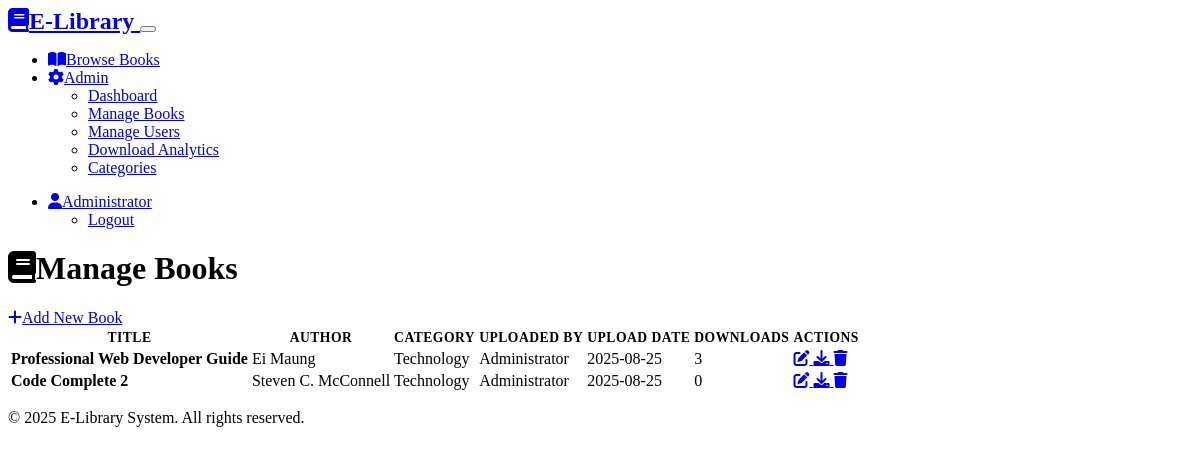
Screenshot of /admin/books (signed in) with the database file from the repository.
### models.py (models this page shows, shortened)
class User(UserMixin, db.Model):
    __tablename__ = 'users'
    id = db.Column(db.Integer, primary_key=True)
    username = db.Column(db.String(80), unique=True, nullable=False)
    email = db.Column(db.String(120), unique=True, nullable=False)
    full_name = db.Column(db.String(200), nullable=False)
    password_hash = db.Column(db.String(256), nullable=False)
    is_admin = db.Column(db.Boolean, default=False, nullable=False)
    created_at = db.Column(db.DateTime, default=datetime.utcnow)
    last_login = db.Column(db.DateTime)
    uploads = db.relationship('Book', backref='uploader_user', lazy=True, foreign_keys='Book.uploaded_by')
    downloads = db.relationship('Download', backref='user', lazy=True)

class Book(db.Model):
    __tablename__ = 'books'
    id = db.Column(db.Integer, primary_key=True)
    title = db.Column(db.String(200), nullable=False)
    author = db.Column(db.String(200), nullable=False)
    description = db.Column(db.Text)
    filename = db.Column(db.String(255), nullable=False)
    file_path = db.Column(db.String(500), nullable=False)
    file_size = db.Column(db.Integer)  # in bytes
    cover_image = db.Column(db.String(255))  # cover image filename
    cover_path = db.Column(db.String(500))   # full path to cover image
    uploaded_at = db.Column(db.DateTime, default=datetime.utcnow)
    category_id = db.Column(db.Integer, db.ForeignKey('categories.id'), nullable=False)
    uploaded_by = db.Column(db.Integer, db.ForeignKey('users.id'), nullable=False)
    downloads = db.relationship('Download', backref='book', lazy=True, cascade='all, delete-orphan')
    @property
    def download_count(self):
        return len(self.downloads)

class Category(db.Model):
    __tablename__ = 'categories'
    id = db.Column(db.Integer, primary_key=True)
    name = db.Column(db.String(100), unique=True, nullable=False)
    description = db.Column(db.Text)
    created_at = db.Column(db.DateTime, default=datetime.utcnow)
    books = db.relationship('Book', backref='category', lazy=True)

### routes.py (the view)
@app.route('/admin/books')
@login_required
def admin_books():
    if not current_user.is_admin:
        flash('Access denied. Admin privileges required.', 'danger')
        return redirect(url_for('index'))
    page = request.args.get('page', 1, type=int)
    books = Book.query.order_by(Book.uploaded_at.desc()).paginate(
        page=page, per_page=10, error_out=False)
    return render_template('admin/books.html', books=books)

### app.py (called while the page is built)
@login_manager.user_loader
def load_user(user_id):
    from models import User
    return User.query.get(int(user_id))

### templates/admin/books.html (shortened to what this page needs)
{% extends "base.html" %}
{% block content %}
<div class="row">
    <div class="col-12">
        <div class="d-flex justify-content-between align-items-center mb-4">
            <h1>
                <i class="fas fa-book me-2"></i>Manage Books
            </h1>
            <a href="{{ url_for('admin_add_book') }}" class="btn btn-primary">
                <i class="fas fa-plus me-2"></i>Add New Book
            </a>
        </div>
    </div>
</div>
<div class="row">
    <div class="col-12">
        <div class="card">
            <div class="card-body">
                {% if books.items %}
                <div class="table-responsive">
                    <table class="table table-striped">
                        <thead>
                            <tr>
                                <th>Title</th>
                                <th>Author</th>
                                <th>Category</th>
                                <th>Uploaded By</th>
                                <th>Upload Date</th>
                                <th>Downloads</th>
                                <th>Actions</th>
                            </tr>
                        </thead>
                        <tbody>
                            {% for book in books.items %}
                            <tr>
                                <td>
                                    <strong>{{ book.title }}</strong>
                                </td>
                                <td>{{ book.author }}</td>
                                <td>
                                    <span class="badge bg-secondary">{{ book.category.name }}</span>
                                </td>
                                <td>{{ book.uploader_user.full_name }}</td>
                                <td>{{ book.uploaded_at.strftime('%Y-%m-%d') }}</td>
                                <td>
                                    <span class="badge bg-info">{{ book.download_count }}</span>
                                </td>
                                <td>
                                    <div class="btn-group btn-group-sm" role="group">
                                        <a href="{{ url_for('admin_edit_book', id=book.id) }}" class="btn btn-outline-primary">
                                            <i class="fas fa-edit"></i>
                                        </a>
                                        <a href="{{ url_for('download_book', book_id=book.id) }}" class="btn btn-outline-success">
                                            <i class="fas fa-download"></i>
                                        </a>
                                        <a href="{{ url_for('admin_delete_book', id=book.id) }}"
                                           class="btn btn-outline-danger"
                                           onclick="return confirm('Are you sure you want to delete this book?')">
                                            <i class="fas fa-trash"></i>
                                        </a>
                                    </div>
                                </td>
                            </tr>
                            {% endfor %}
                        </tbody>
                    </table>
                </div>
                {% endif %}
            </div>
        </div>
    </div>
</div>
{% endblock %}

### templates/base.html (shortened to what this page needs)
<!DOCTYPE html>
<html lang="en" data-bs-theme="dark">
<head>
    <link href="https://cdn.replit.com/agent/bootstrap-agent-dark-theme.min.css" rel="stylesheet">
    <link href="https://cdnjs.cloudflare.com/ajax/libs/font-awesome/6.0.0/css/all.min.css" rel="stylesheet">
    <link href="{{ url_for('static', filename='css/style.css') }}" rel="stylesheet">
</head>
<body>
    <nav class="navbar navbar-expand-lg navbar-dark bg-dark">
        <div class="container">
            <a class="navbar-brand" href="{{ url_for('index') }}">
                <i class="fas fa-book me-2"></i>E-Library
            </a>
            <button class="navbar-toggler" type="button" data-bs-toggle="collapse" data-bs-target="#navbarNav">
            </button>
            <div class="collapse navbar-collapse" id="navbarNav">
                <ul class="navbar-nav me-auto">
                    <li class="nav-item">
                        <a class="nav-link" href="{{ url_for('books') }}">
                            <i class="fas fa-book-open me-1"></i>Browse Books
                        </a>
                    </li>
                    {% if current_user.is_authenticated and current_user.is_admin %}
                    <li class="nav-item dropdown">
                        <a class="nav-link dropdown-toggle" href="#" id="adminDropdown" role="button" data-bs-toggle="dropdown">
                            <i class="fas fa-cog me-1"></i>Admin
                        </a>
                        <ul class="dropdown-menu">
                            <li><a class="dropdown-item" href="{{ url_for('admin_dashboard') }}">Dashboard</a></li>
                            <li><a class="dropdown-item" href="{{ url_for('admin_books') }}">Manage Books</a></li>
                            <li><a class="dropdown-item" href="{{ url_for('admin_users') }}">Manage Users</a></li>
                            <li><a class="dropdown-item" href="{{ url_for('admin_downloads') }}">Download Analytics</a></li>
                            <li><a class="dropdown-item" href="{{ url_for('admin_categories') }}">Categories</a></li>
                        </ul>
                    </li>
                    {% endif %}
                </ul>
                <ul class="navbar-nav">
                    {% if current_user.is_authenticated %}
                    <li class="nav-item dropdown">
                        <a class="nav-link dropdown-toggle" href="#" id="userDropdown" role="button" data-bs-toggle="dropdown">
                            <i class="fas fa-user me-1"></i>{{ current_user.full_name }}
                        </a>
                        <ul class="dropdown-menu dropdown-menu-end">
                            <li><a class="dropdown-item" href="{{ url_for('logout') }}">Logout</a></li>
                        </ul>
                    </li>
                    {% else %}
                    <li class="nav-item">
                        <a class="nav-link" href="{{ url_for('login') }}">
                            <i class="fas fa-sign-in-alt me-1"></i>Login
                        </a>
                    </li>
                    {% endif %}
                </ul>
            </div>
        </div>
    </nav>
    <main class="py-4">
        <div class="container">
            {% block content %}{% endblock %}
        </div>
    </main>
    <footer class="bg-dark text-light py-4 mt-5">
        <div class="container text-center">
            <p>&copy; 2025 E-Library System. All rights reserved.</p>
        </div>
    </footer>
</body>
</html>

### static/css/style.css (style rules this page uses)
.card { transition: transform 0.2s ease-in-out, box-shadow 0.2s ease-in-out; }
.navbar-brand { font-weight: bold; font-size: 1.5rem; }
.table th { font-weight: 600; text-transform: uppercase; font-size: 0.85rem; letter-spacing: 0.5px; }
.btn { font-weight: 500; transition: all 0.2s ease-in-out; }
.badge { font-weight: 500; }
[data-bs-theme="dark"] .card { background-color: var(--bs-dark); border-color: var(--bs-border-color); }

### rows the page displays
User: full_name "Administrator"
Book: title "Professional Web Developer Guide", author "Ei Maung", category.name "Technology", uploader_user.full_name "Administrator", uploaded_at "2025-08-25", download_count "3"
Book: title "Code Complete 2", author "Steven C. McConnell", category.name "Technology", uploader_user.full_name "Administrator", uploaded_at "2025-08-25", download_count "0"
